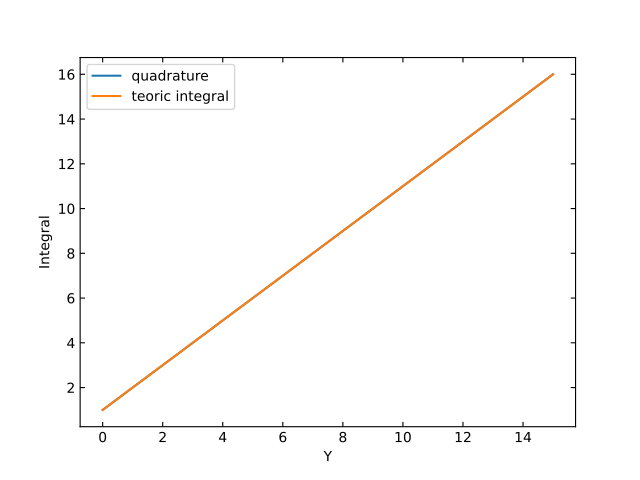

Write the Python code that produced this figure.
import numpy as np # para leer los datos y guardarlos en arreglos
import matplotlib.pyplot as plt
import sys

# leer los datos
Y, quad, teo = np.genfromtxt(sys.argv[1], unpack=True)

# dibujar y guardar a un pdf
fig, ax = plt.subplots()
ax.plot(Y, quad, label="quadrature")
ax.plot(Y, teo, label="teoric integral")
ax.legend() #que aparezcan los labels


# TODO labels
ax.set_ylabel("Integral")
ax.set_xlabel("Y")


# TODO : Escala log en x y en y 
#ax.set_yscale("log")
#ax.set_xscale("log")


plt.tick_params(top=True, right=True, direction = "in")
# Imprimir la figura
fig.savefig("plot.pdf")
